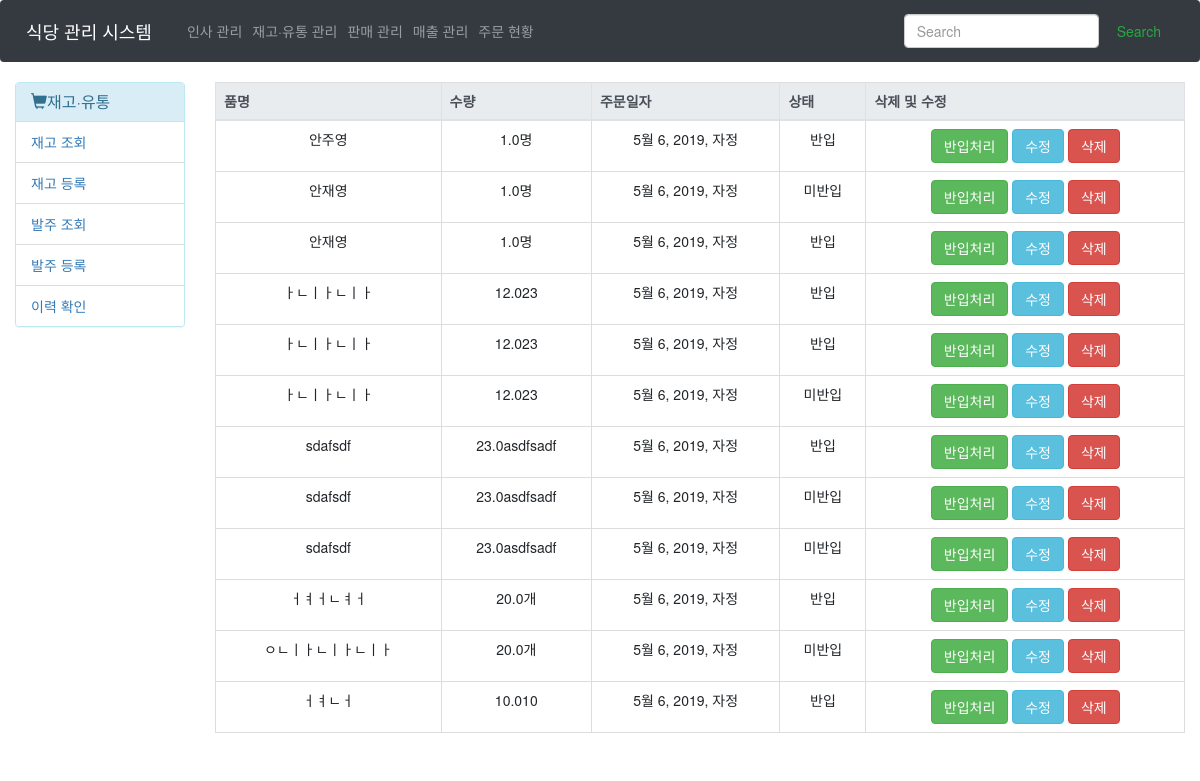
/Order/Inquiry/, run on an earlier commit of the app's database.
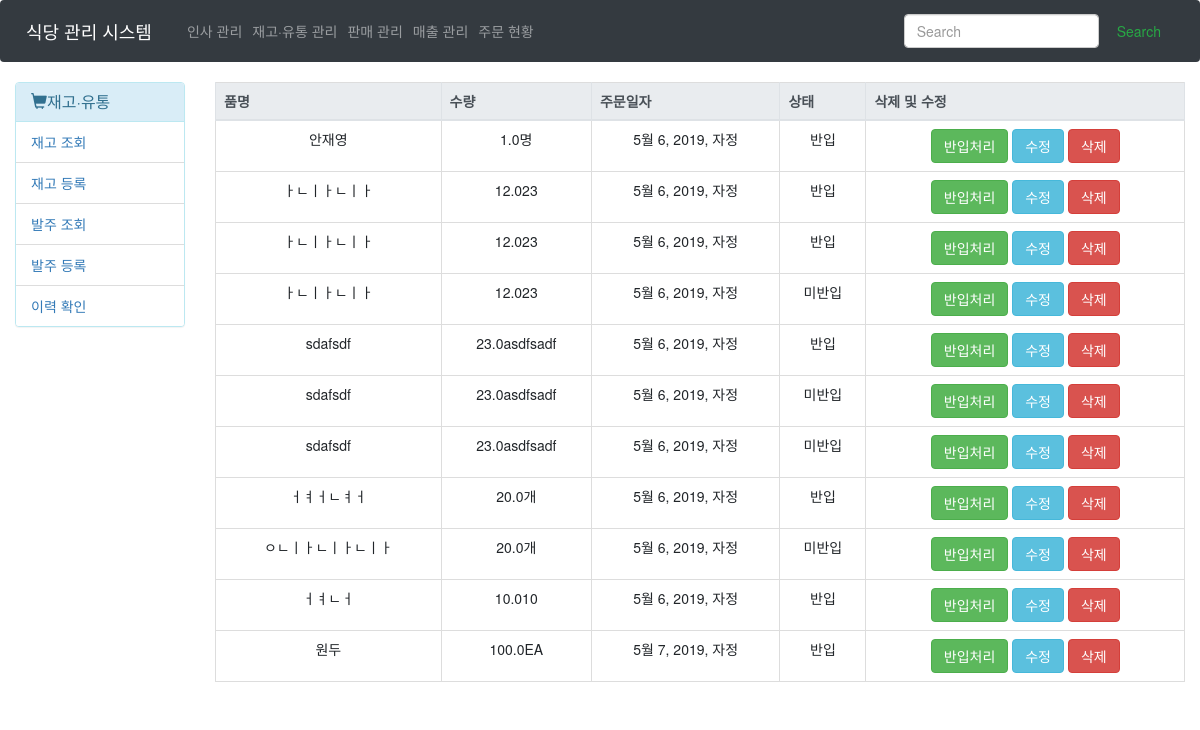
And on a later commit of the database.
### Main/models.py (models this page shows)
class Order(models.Model):
    o_name = models.CharField(max_length=30, verbose_name="품명")
    o_count = models.FloatField(verbose_name="수량")
    o_unit = models.CharField(max_length=10, verbose_name='단위', blank=True, null=True)
    o_order_at = models.DateTimeField(verbose_name='주문일자')
    o_status = models.BooleanField(verbose_name='상태', default=False)

### Main/views.py (the view)
# urls.py: path('Order/Inquiry/', views.readOrders, name='readOrders'),
def readOrders(request):
    try:
        Orders = Order.objects.all()
    except Exception as e:
        Orders = None
    return render(request, 'Main/Order/Order_read_items.html',{
        'Orders' : Orders,
    })

### Main/templates/Main/Order/Order_read_items.html (shortened to what this page needs)
{% extends 'Main/Stock/main.html' %}
{% load Stock %}
{% block content %}
    <table class="table table-bordered text-center">
    <thead class="thead thead-light">
        <th>품명</th>
        <th>수량</th>
        <th>주문일자</th>
        <th>상태</th>
        <th>삭제 및 수정</th>
    </thead>
    <tbody>
    {% if Orders %}
        {% for order in Orders %}
        <tr>
            <td>{{order.o_name}}</td>
            <td>{{order.o_count}}{{order.o_unit}}</td>
            <td>{{order.o_order_at}}</td>
            {% if order.o_status == True %}
                <td>반입</td>
            {% else %}
                <td>미반입</td>
            {% endif%}
            <td>
                <input class="btn btn-success" type="button" value="반입처리" onclick="IncomingOrder({{order.pk}});">
                <form action="{% url 'main:updateOrder' order.pk %}" method="GET" style="display : inline;">
                    <input type="submit" class="btn btn-info" value="수정">
                </form>
                <form name="delete" method="POST" style="display : inline;">
                    <input type="button" class="btn btn-danger" value="삭제" onclick="o_isDelete({{order.pk}})">
                </form>
            </td>
        </tr>
        {% endfor %}
    {% else %}
        <td colspan="5">발주 항목이 없습니다.</td>
    {% endif %}
    </tbody>
    </table>
{% endblock %}

### Main/templates/Main/Stock/main.html (shortened to what this page needs)
{% extends 'Main/Based/main.html' %}
{% load static %}
{% block sidebar %}
   {% include 'Main/Stock/Stock_sidebar.html' %}
{% endblock %}

### Main/templates/Main/Based/main.html (shortened to what this page needs)
{% load static %}
<!doctype html>
<html lang="en">
  <head>
    <link rel="stylesheet" href="https://stackpath.bootstrapcdn.com/bootstrap/4.3.1/css/bootstrap.min.css">
    <link rel="stylesheet" href="https://maxcdn.bootstrapcdn.com/bootstrap/3.4.0/css/bootstrap.min.css">
  <body>
  <nav class="navbar navbar-expand-lg navbar-dark bg-dark">
  <a class="navbar-brand mr-auto mr-lg-0" href="#">식당 관리 시스템</a>
  <div class="navbar-collapse offcanvas-collapse" id="navbarsExampleDefault">
    <ul class="navbar-nav mr-auto">
      <li class="nav-item">
        <a class="nav-link" href="#">인사 관리</a>
      </li>
      <li class="nav-item">
        <a class="nav-link" href="{% url 'main:stock' %}">재고·유통 관리</a>
      </li>
      <li class="nav-item">
        <a class="nav-link" href="{% url 'main:sell' %}">판매 관리</a>
      </li>
      <li class="nav-item">
        <a class="nav-link" href="#">매출 관리</a>
      </li>
      <li class="nav-item">
        <a class="nav-link" href="{% url 'main:orderState' %}">주문 현황</a>
      </li>
    </ul>
    <form class="form-inline my-2 my-lg-0">
      <input class="form-control mr-sm-2" type="text" placeholder="Search" aria-label="Search">
      <button class="btn btn-outline-success my-2 my-sm-0" type="submit">Search</button>
    </form>
  </div>
  </nav>
  <div class="container-fluid">
    <dic class="row">
    <div class="col-md-2">
      {% block sidebar %}{% endblock %}
    </div>
    <div class="col-md-10">
      {% block content %}{% endblock %}
    </div>
    </div>
</body>
</html>

### Main/templates/Main/Stock/Stock_sidebar.html
<div class="panel panel-info">
    <div class="panel-heading">
        <h3 class="panel-title"><i class="glyphicon glyphicon-shopping-cart"></i>재고·유통</h3>
    </div>
    <ul class="list-group">
        <li class="list-group-item"><a href="{% url 'main:readItems' %}">재고 조회</a></li>
        <li class="list-group-item"><a href="{% url 'main:addItems' %}">재고 등록</a></li>
        <li class="list-group-item"><a href="{% url 'main:readOrders' %}">발주 조회</a></li>
        <li class="list-group-item"><a href="{% url 'main:addOrders' %}">발주 등록</a></li>
        <li class="list-group-item"><a href="{% url 'main:getStockHistory' %}">이력 확인</a></li>
    </ul>
</div>

What changed in the data, as far as the page shows it:
removed Order: o_name "안주영", o_count "1.0", o_unit "명", o_order_at "5월 6, 2019, 자정", o_status "반입"
removed Order: o_name "안재영", o_count "1.0", o_unit "명", o_order_at "5월 6, 2019, 자정", o_status "미반입"
added Order: o_name "원두", o_count "100.0", o_unit "EA", o_order_at "5월 7, 2019, 자정", o_status "반입"
